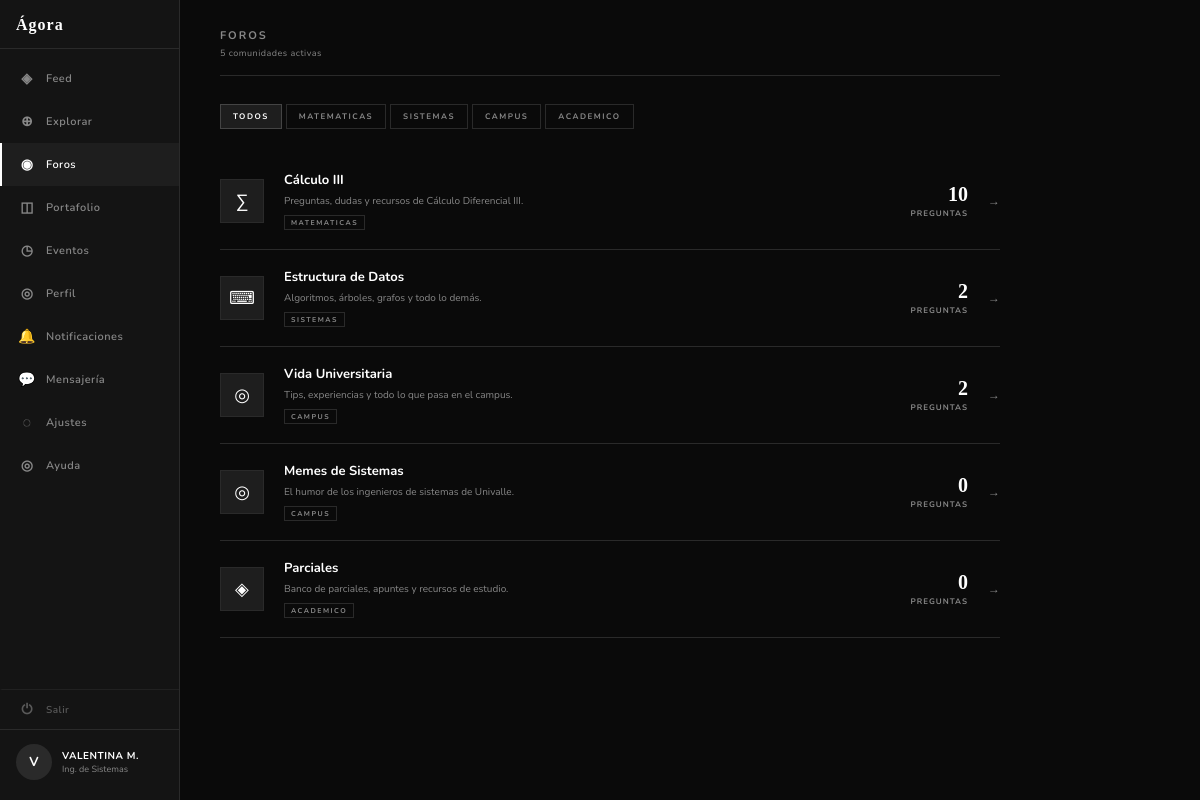
The app's page /foros (signed in) with its own data.
### tables this page shows
CREATE TABLE foros (
    id           INTEGER PRIMARY KEY AUTOINCREMENT,
    nombre       TEXT    NOT NULL UNIQUE,
    descripcion  TEXT,
    categoria    TEXT,   -- 'matematicas' | 'sistemas' | 'campus' | etc.
    creado_por   INTEGER REFERENCES usuarios(id),
    creado_en    DATETIME DEFAULT CURRENT_TIMESTAMP
);

### app.py (the view)
@app.route('/foros')
@login_required
def foros():
    conn = get_db()
    cur  = conn.cursor()
    cur.execute("""
        SELECT f.id, f.nombre, f.descripcion, f.categoria,
               (SELECT COUNT(*) FROM preguntas_foro pf WHERE pf.foro_id = f.id) AS total_preguntas
        FROM foros f ORDER BY total_preguntas DESC
    """)
    foros_lista = [dict(r) for r in cur.fetchall()]
    conn.close()
    return render_template('foros/lista.html', foros=foros_lista)

### app.py (called while the page is built)
def get_db():
    conn = sqlite3.connect(DB)
    conn.row_factory = sqlite3.Row
    return conn

def login_required(f):
    from functools import wraps
    @wraps(f)
    def decorated(*args, **kwargs):
        if not session.get('user_id'):
            return redirect(url_for('login'))
        return f(*args, **kwargs)
    return decorated

### templates/foros/lista.html (shortened to what this page needs)
{% extends "compartidos/base.html" %}
{% block content %}
<div class="foros-layout">
  {% set pagina_activa = 'foros' %}
  {% include 'compartidos/sidebar.html' %}
  <main class="foros-main">
    <div class="page-header">
      <div>
        <div class="page-titulo">Foros</div>
        <div class="page-sub">{{ foros|length }} comunidades activas</div>
      </div>
    </div>
    <div class="cat-filtros">
      {% set categorias = foros | map(attribute='categoria') | unique | list %}
      <a class="cat-btn active" href="{{ url_for('foros') }}">Todos</a>
      {% for cat in categorias %}
        {% if cat %}
          <a class="cat-btn" href="{{ url_for('foros') }}?cat={{ cat }}">
            {{ cat | capitalize }}
          </a>
        {% endif %}
      {% endfor %}
    </div>
    {% if foros %}
      {% for f in foros %}
        <a class="foro-card" href="{{ url_for('foro_detalle', foro_id=f.id) }}">
          <div class="foro-icono">
            {% if f.categoria == 'matematicas' %}∑
            {% elif f.categoria == 'sistemas' %}⌨
            {% elif f.categoria == 'campus' %}◎
            {% elif f.categoria == 'academico' %}◈
            {% else %}◉{% endif %}
          </div>
          <div class="foro-info">
            <div class="foro-nombre">{{ f.nombre }}</div>
            {% if f.descripcion %}
              <div class="foro-desc">{{ f.descripcion }}</div>
            {% endif %}
            {% if f.categoria %}
              <span class="foro-cat-badge">{{ f.categoria }}</span>
            {% endif %}
          </div>
          <div class="foro-stats">
            <div class="foro-stat-num">{{ f.total_preguntas }}</div>
            <div class="foro-stat-lbl">preguntas</div>
          </div>
          <div class="foro-arrow">→</div>
        </a>
      {% endfor %}
    {% else %}
      <div class="vacio-wrap">
        <div class="vacio-icono">◉</div>
        <div class="vacio-titulo">Sin foros aún</div>
        <div class="vacio-sub">Todavía no hay comunidades creadas.</div>
      </div>
    {% endif %}
  </main>
</div>
{% endblock %}

### static/css/style.css (style rules this page uses)
:root { --fondo: #0A0A0A; --panel: #141414; --superficie: #1E1E1E; --borde: #2A2A2A; --texto: #FFFFFF; --texto-dim: #888888; --acento: #FFFFFF; --acento-txt: #0A0A0A; --fuente-body: 'Nunito', sans-serif; --fuente-display: Georgia, serif; }
*, *::before, *::after { box-sizing: border-box; margin: 0; padding: 0; }
body { font-family: var(--fuente-body); background: var(--fondo); color: var(--texto); min-height: 100vh; }
a { text-decoration: none; color: inherit; }

### templates/foros/lista.html (style rules this page uses)
.foros-layout { display: flex; min-height: 100vh; }
.foros-main { flex: 1; min-width: 0; padding: 28px 40px 60px; max-width: 860px; }
.page-header { display: flex; align-items: flex-end; justify-content: space-between; margin-bottom: 28px; padding-bottom: 16px; border-bottom: 1px solid var(--borde); }
.page-titulo { font-size: 11px; font-weight: 700; letter-spacing: 2px; text-transform: uppercase; color: var(--texto-dim); }
.page-sub { font-size: 9px; color: var(--texto-dim); margin-top: 4px; letter-spacing: 0.5px; }
.cat-filtros { display: flex; gap: 4px; flex-wrap: wrap; margin-bottom: 24px; }
.cat-btn { font-size: 8px; font-weight: 700; letter-spacing: 1.5px; text-transform: uppercase; padding: 6px 12px; border: 1px solid var(--borde); background: transparent; color: var(--texto-dim); cursor: pointer; text-decoration: none; transition: background 0.12s, color 0.12s, border-color 0.12s; }
.cat-btn:hover, .cat-btn.active { background: var(--superficie); color: var(--texto); border-color: #444; }
.foro-card { display: flex; align-items: center; gap: 20px; padding: 18px 0; border-bottom: 1px solid var(--borde); text-decoration: none; transition: background 0.1s; cursor: pointer; }
.foro-icono { width: 44px; height: 44px; background: var(--superficie); border: 1px solid var(--borde); display: flex; align-items: center; justify-content: center; font-size: 18px; flex-shrink: 0; }
.foro-info { flex: 1; min-width: 0; }
.foro-nombre { font-size: 13px; font-weight: 700; color: var(--texto); margin-bottom: 4px; transition: opacity 0.12s; }
.foro-desc { font-size: 10px; color: var(--texto-dim); line-height: 1.6; white-space: nowrap; overflow: hidden; text-overflow: ellipsis; }
.foro-cat-badge { display: inline-block; font-size: 7px; font-weight: 700; letter-spacing: 1.5px; text-transform: uppercase; color: var(--texto-dim); border: 1px solid var(--borde); padding: 2px 6px; margin-top: 6px; }
.foro-stats { text-align: right; flex-shrink: 0; }
.foro-stat-num { font-family: var(--fuente-display); font-size: 20px; font-weight: bold; color: var(--texto); }
.foro-stat-lbl { font-size: 8px; font-weight: 700; letter-spacing: 1px; text-transform: uppercase; color: var(--texto-dim); margin-top: 2px; }
.foro-arrow { font-size: 12px; color: var(--texto-dim); flex-shrink: 0; }

### records on screen
foros: categoria "MATEMATICAS", nombre "Cálculo III", descripcion "Preguntas, dudas y recursos de Cálculo Diferencial III.", total_preguntas "10"
foros: categoria "SISTEMAS", nombre "Estructura de Datos", descripcion "Algoritmos, árboles, grafos y todo lo demás.", total_preguntas "2"
foros: categoria "CAMPUS", nombre "Vida Universitaria", descripcion "Tips, experiencias y todo lo que pasa en el campus.", total_preguntas "2"
foros: categoria "ACADEMICO", nombre "Parciales", descripcion "Banco de parciales, apuntes y recursos de estudio.", total_preguntas "0"
foros: nombre "Memes de Sistemas", descripcion "El humor de los ingenieros de sistemas de Univalle.", categoria "CAMPUS", total_preguntas "0"

### other values on screen
{{ session.nombre[0].upper() }} "V"
{{ session.nombre.upper() }} "VALENTINA M."
{{ session.carrera }} "Ing. de Sistemas"
{{ foros|length }} "5"
